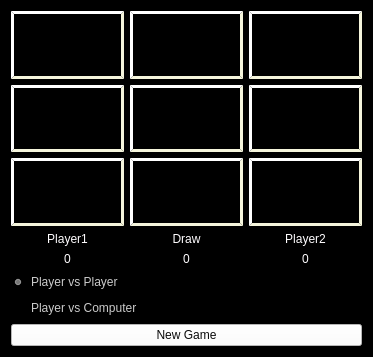
<?xml version="1.0" encoding="UTF-8"?>
<ui version="4.0">
 <class>TicTakToe</class>
 <widget class="QWidget" name="TicTakToe">
  <property name="geometry">
   <rect>
    <x>0</x>
    <y>0</y>
    <width>353</width>
    <height>357</height>
   </rect>
  </property>
  <property name="windowTitle">
   <string>TicTokToe</string>
  </property>
  <property name="autoFillBackground">
   <bool>false</bool>
  </property>
  <property name="styleSheet">
   <string notr="true">background-color: rgb(0, 0, 0);</string>
  </property>
  <layout class="QGridLayout" name="gridLayout_2">
   <item row="7" column="2">
    <widget class="QLabel" name="label_2">
     <property name="styleSheet">
      <string notr="true">font: 12pt &quot;MS Shell Dlg 2&quot;;
color:rgb(255, 253, 255);</string>
     </property>
     <property name="text">
      <string>Player2</string>
     </property>
     <property name="alignment">
      <set>Qt::AlignCenter</set>
     </property>
    </widget>
   </item>
   <item row="9" column="0" colspan="2">
    <widget class="QRadioButton" name="rbtn_pvp">
     <property name="styleSheet">
      <string notr="true">color: rgb(203, 203, 203);
font: 10pt &quot;MS Shell Dlg 2&quot;;</string>
     </property>
     <property name="text">
      <string>Player vs Player</string>
     </property>
     <property name="checked">
      <bool>true</bool>
     </property>
    </widget>
   </item>
   <item row="0" column="0">
    <widget class="QPushButton" name="btn00">
     <property name="sizePolicy">
      <sizepolicy hsizetype="MinimumExpanding" vsizetype="MinimumExpanding">
       <horstretch>0</horstretch>
       <verstretch>0</verstretch>
      </sizepolicy>
     </property>
     <property name="font">
      <font>
       <pointsize>30</pointsize>
      </font>
     </property>
     <property name="layoutDirection">
      <enum>Qt::LeftToRight</enum>
     </property>
     <property name="styleSheet">
      <string notr="true">border-style: outset;
    border-width:3px;
    border-color: beige;
</string>
     </property>
     <property name="text">
      <string/>
     </property>
     <property name="flat">
      <bool>false</bool>
     </property>
    </widget>
   </item>
   <item row="0" column="1">
    <widget class="QPushButton" name="btn01">
     <property name="enabled">
      <bool>true</bool>
     </property>
     <property name="sizePolicy">
      <sizepolicy hsizetype="MinimumExpanding" vsizetype="MinimumExpanding">
       <horstretch>0</horstretch>
       <verstretch>0</verstretch>
      </sizepolicy>
     </property>
     <property name="font">
      <font>
       <pointsize>30</pointsize>
      </font>
     </property>
     <property name="styleSheet">
      <string notr="true">border-style: outset;
    border-width:3px;
    border-color: beige;
</string>
     </property>
     <property name="text">
      <string/>
     </property>
    </widget>
   </item>
   <item row="3" column="1">
    <widget class="QPushButton" name="btn11">
     <property name="sizePolicy">
      <sizepolicy hsizetype="MinimumExpanding" vsizetype="MinimumExpanding">
       <horstretch>0</horstretch>
       <verstretch>0</verstretch>
      </sizepolicy>
     </property>
     <property name="font">
      <font>
       <pointsize>30</pointsize>
      </font>
     </property>
     <property name="styleSheet">
      <string notr="true">border-style: outset;
    border-width:3px;
    border-color: beige;
</string>
     </property>
     <property name="text">
      <string/>
     </property>
    </widget>
   </item>
   <item row="8" column="2">
    <widget class="QLabel" name="lbl_2">
     <property name="styleSheet">
      <string notr="true">font: 75 14pt &quot;MS Shell Dlg 2&quot;;
color:rgb(255, 253, 255);</string>
     </property>
     <property name="text">
      <string>0</string>
     </property>
     <property name="alignment">
      <set>Qt::AlignCenter</set>
     </property>
    </widget>
   </item>
   <item row="11" column="0" colspan="3">
    <widget class="QPushButton" name="btn_new">
     <property name="styleSheet">
      <string notr="true">background-color: rgb(255, 255, 255);
color: rgb(11, 11, 11);
font: 10pt &quot;MS Shell Dlg 2&quot;;</string>
     </property>
     <property name="text">
      <string>New Game</string>
     </property>
    </widget>
   </item>
   <item row="6" column="0">
    <widget class="QPushButton" name="btn20">
     <property name="sizePolicy">
      <sizepolicy hsizetype="MinimumExpanding" vsizetype="MinimumExpanding">
       <horstretch>0</horstretch>
       <verstretch>0</verstretch>
      </sizepolicy>
     </property>
     <property name="font">
      <font>
       <pointsize>30</pointsize>
      </font>
     </property>
     <property name="styleSheet">
      <string notr="true">border-style: outset;
    border-width:3px;
    border-color: beige;
</string>
     </property>
     <property name="text">
      <string/>
     </property>
    </widget>
   </item>
   <item row="6" column="1">
    <widget class="QPushButton" name="btn21">
     <property name="sizePolicy">
      <sizepolicy hsizetype="MinimumExpanding" vsizetype="MinimumExpanding">
       <horstretch>0</horstretch>
       <verstretch>0</verstretch>
      </sizepolicy>
     </property>
     <property name="font">
      <font>
       <pointsize>30</pointsize>
      </font>
     </property>
     <property name="styleSheet">
      <string notr="true">border-style: outset;
    border-width:3px;
    border-color: beige;
</string>
     </property>
     <property name="text">
      <string/>
     </property>
    </widget>
   </item>
   <item row="0" column="2">
    <widget class="QPushButton" name="btn02">
     <property name="sizePolicy">
      <sizepolicy hsizetype="MinimumExpanding" vsizetype="MinimumExpanding">
       <horstretch>0</horstretch>
       <verstretch>0</verstretch>
      </sizepolicy>
     </property>
     <property name="font">
      <font>
       <pointsize>30</pointsize>
      </font>
     </property>
     <property name="styleSheet">
      <string notr="true">border-style: outset;
    border-width:3px;
    border-color: beige;
</string>
     </property>
     <property name="text">
      <string/>
     </property>
    </widget>
   </item>
   <item row="3" column="2">
    <widget class="QPushButton" name="btn12">
     <property name="sizePolicy">
      <sizepolicy hsizetype="MinimumExpanding" vsizetype="MinimumExpanding">
       <horstretch>0</horstretch>
       <verstretch>0</verstretch>
      </sizepolicy>
     </property>
     <property name="font">
      <font>
       <pointsize>30</pointsize>
      </font>
     </property>
     <property name="styleSheet">
      <string notr="true">border-style: outset;
    border-width:3px;
    border-color: beige;
</string>
     </property>
     <property name="text">
      <string/>
     </property>
    </widget>
   </item>
   <item row="6" column="2">
    <widget class="QPushButton" name="btn22">
     <property name="sizePolicy">
      <sizepolicy hsizetype="MinimumExpanding" vsizetype="MinimumExpanding">
       <horstretch>0</horstretch>
       <verstretch>0</verstretch>
      </sizepolicy>
     </property>
     <property name="font">
      <font>
       <pointsize>30</pointsize>
      </font>
     </property>
     <property name="styleSheet">
      <string notr="true">border-style: outset;
    border-width:3px;
    border-color: beige;
</string>
     </property>
     <property name="text">
      <string/>
     </property>
    </widget>
   </item>
   <item row="3" column="0">
    <widget class="QPushButton" name="btn10">
     <property name="sizePolicy">
      <sizepolicy hsizetype="MinimumExpanding" vsizetype="MinimumExpanding">
       <horstretch>0</horstretch>
       <verstretch>0</verstretch>
      </sizepolicy>
     </property>
     <property name="font">
      <font>
       <pointsize>30</pointsize>
      </font>
     </property>
     <property name="styleSheet">
      <string notr="true">border-style: outset;
    border-width:3px;
    border-color: beige;
</string>
     </property>
     <property name="text">
      <string/>
     </property>
    </widget>
   </item>
   <item row="10" column="0" colspan="2">
    <widget class="QRadioButton" name="rbtn_pvc">
     <property name="styleSheet">
      <string notr="true">color: rgb(203, 203, 203);
font: 10pt &quot;MS Shell Dlg 2&quot;;</string>
     </property>
     <property name="text">
      <string>Player vs Computer</string>
     </property>
    </widget>
   </item>
   <item row="8" column="0">
    <widget class="QLabel" name="lbl_1">
     <property name="styleSheet">
      <string notr="true">font: 75 14pt &quot;MS Shell Dlg 2&quot;;
color:rgb(255, 253, 255);</string>
     </property>
     <property name="text">
      <string>0</string>
     </property>
     <property name="alignment">
      <set>Qt::AlignCenter</set>
     </property>
    </widget>
   </item>
   <item row="7" column="1">
    <widget class="QLabel" name="label_5">
     <property name="styleSheet">
      <string notr="true">font: 12pt &quot;MS Shell Dlg 2&quot;;
color:rgb(255, 253, 255);</string>
     </property>
     <property name="text">
      <string>Draw</string>
     </property>
     <property name="alignment">
      <set>Qt::AlignCenter</set>
     </property>
    </widget>
   </item>
   <item row="8" column="1">
    <widget class="QLabel" name="lbl_d">
     <property name="styleSheet">
      <string notr="true">font: 75 14pt &quot;MS Shell Dlg 2&quot;;
color:rgb(255, 253, 255);</string>
     </property>
     <property name="text">
      <string>0</string>
     </property>
     <property name="alignment">
      <set>Qt::AlignCenter</set>
     </property>
    </widget>
   </item>
   <item row="7" column="0">
    <widget class="QLabel" name="label">
     <property name="styleSheet">
      <string notr="true">font: 12pt &quot;MS Shell Dlg 2&quot;;
color:rgb(255, 253, 255);</string>
     </property>
     <property name="text">
      <string>Player1</string>
     </property>
     <property name="alignment">
      <set>Qt::AlignCenter</set>
     </property>
    </widget>
   </item>
  </layout>
 </widget>
 <resources/>
 <connections/>
</ui>
